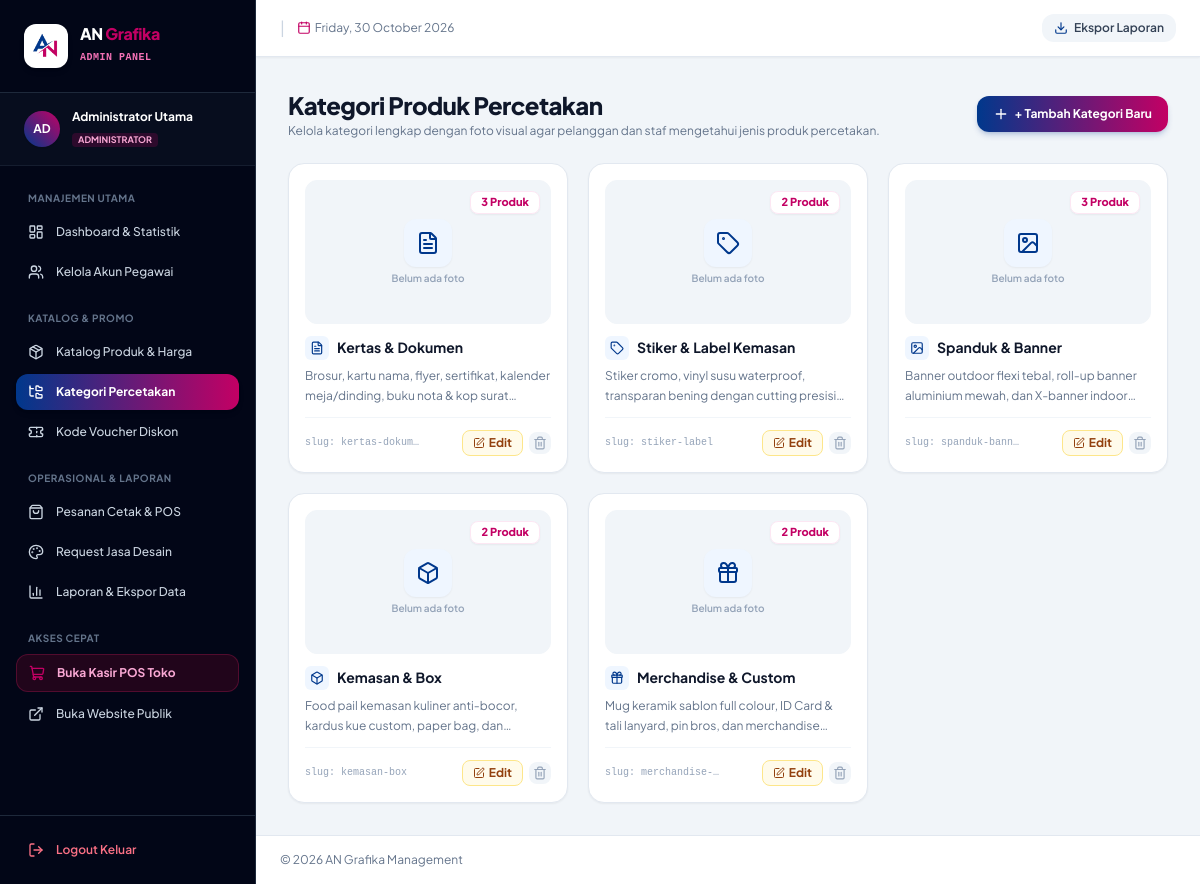
Screenshot of /admin/categories.php (signed in) with the database file from the repository.
### tables this page shows
CREATE TABLE `categories` (
  `id` INT AUTO_INCREMENT PRIMARY KEY,
  `name` VARCHAR(100) NOT NULL,
  `slug` VARCHAR(100) NOT NULL UNIQUE,
  `description` TEXT DEFAULT NULL,
  `icon` VARCHAR(50) DEFAULT 'printer',
  `image` VARCHAR(255) DEFAULT NULL,
  `created_at` DATETIME DEFAULT CURRENT_TIMESTAMP
);

### admin/categories.php (the view, shortened to what this page needs)
<?php
require_once __DIR__ . '/../includes/admin_header.php';
$categories = [];
try {
    $db = getDB();
    $categories = $db->query("SELECT c.*, (SELECT COUNT(*) FROM products WHERE category_id = c.id) as product_count FROM categories c ORDER BY c.id ASC")->fetchAll();
} catch (Exception $e) {
}
?>
<div class="space-y-6">
    <div class="flex flex-col sm:flex-row sm:items-center justify-between gap-4">
        <div>
            <h1 class="text-2xl font-black text-slate-900 tracking-tight">Kategori Produk Percetakan</h1>
            <p class="text-xs text-slate-500 mt-0.5">Kelola kategori lengkap dengan foto visual agar pelanggan dan staf mengetahui jenis produk percetakan.</p>
        </div>
        <button onclick="toggleModal('modal-add-category')" class="inline-flex items-center gap-1.5 px-4 py-2.5 rounded-xl text-xs font-bold text-white bg-gradient-to-r from-[#00388C] to-[#C30064] hover:opacity-95 shadow-md shadow-[#00388C]/20 transition">
            <i data-lucide="plus" class="w-4 h-4"></i>
            <span>+ Tambah Kategori Baru</span>
        </button>
    </div>
    <div class="grid grid-cols-1 md:grid-cols-2 lg:grid-cols-3 xl:grid-cols-4 gap-5">
        <?php foreach ($categories as $cat): ?>
            <div class="bg-white rounded-2xl border border-slate-200 p-4 shadow-sm hover:shadow-md transition flex flex-col justify-between group">
                <div>
                    <div class="h-36 w-full rounded-xl bg-slate-100 border border-slate-100 overflow-hidden relative mb-3 flex items-center justify-center">
                        <?php if (!empty($cat['image']) && file_exists(__DIR__ . '/../' . $cat['image'])): ?>
                            <img src="../<?= htmlspecialchars($cat['image']); ?>" alt="<?= htmlspecialchars($cat['name']); ?>" class="w-full h-full object-cover group-hover:scale-105 transition duration-300">
                        <?php else: ?>
                            <div class="flex flex-col items-center justify-center text-slate-400">
                                <div class="w-12 h-12 rounded-xl bg-blue-50 text-[#00388C] flex items-center justify-center mb-1 shadow-sm">
                                    <i data-lucide="<?= htmlspecialchars($cat['icon'] ?: 'printer'); ?>" class="w-6 h-6"></i>
                                </div>
                                <span class="text-[10px] font-semibold text-slate-400">Belum ada foto</span>
                            </div>
                        <?php endif; ?>
                        <span class="absolute top-2.5 right-2.5 text-[11px] font-black text-[#C30064] bg-white/95 backdrop-blur-sm px-2.5 py-0.5 rounded-lg shadow-sm border border-pink-100">
                            <?= $cat['product_count']; ?> Produk
                        </span>
                    </div>
                    <div class="flex items-center gap-2 mb-1.5">
                        <div class="w-6 h-6 rounded-md bg-blue-50 text-[#00388C] flex items-center justify-center shrink-0">
                            <i data-lucide="<?= htmlspecialchars($cat['icon'] ?: 'printer'); ?>" class="w-3.5 h-3.5"></i>
                        </div>
                        <h3 class="font-bold text-slate-900 text-sm leading-snug"><?= htmlspecialchars($cat['name']); ?></h3>
                    </div>
                    <p class="text-xs text-slate-500 line-clamp-2 mt-1 leading-relaxed"><?= htmlspecialchars($cat['description'] ?: 'Tidak ada deskripsi'); ?></p>
                </div>
                <div class="pt-3 mt-3 border-t border-slate-100 flex items-center justify-between text-xs">
                    <span class="font-mono text-[10px] text-slate-400 truncate max-w-[120px]">slug: <?= htmlspecialchars($cat['slug']); ?></span>
                    <div class="flex items-center gap-1.5">
                        <button type="button" onclick='openEditCatModal(<?= json_encode($cat); ?>)' class="px-2.5 py-1 rounded-lg bg-amber-50 hover:bg-amber-100 text-amber-800 border border-amber-200 font-bold text-xs inline-flex items-center gap-1 transition">
                            <i data-lucide="edit" class="w-3 h-3"></i>
                            <span>Edit</span>
                        </button>
                        <a href="categories.php?delete=<?= $cat['id']; ?>" onclick="return confirm('Hapus kategori ini? Semua produk di dalamnya juga akan terhapus.')" class="p-1 rounded-lg bg-slate-100 hover:bg-rose-50 text-slate-400 hover:text-rose-600 transition" title="Hapus Kategori">
                            <i data-lucide="trash-2" class="w-3.5 h-3.5"></i>
                        </a>
                    </div>
                </div>
            </div>
        <?php endforeach; ?>
    </div>
</div>
<?php require_once __DIR__ . '/../includes/admin_footer.php'; ?>

### includes/admin_header.php (style rules this page uses)
body { font-family: 'Plus Jakarta Sans', sans-serif; }

### rows the page displays
categories: product_count "3", name "Kertas & Dokumen", description "Brosur, kartu nama, flyer, sertifikat, kalender meja/dinding, buku nota & kop…", slug "kertas-dokumen"
categories: product_count "2", name "Stiker & Label Kemasan", description "Stiker cromo, vinyl susu waterproof, transparan bening dengan cutting…", slug "stiker-label"
categories: product_count "3", name "Spanduk & Banner", description "Banner outdoor flexi tebal, roll-up banner aluminium mewah, dan X-banner…", slug "spanduk-banner"
categories: product_count "2", name "Kemasan & Box", description "Food pail kemasan kuliner anti-bocor, kardus kue custom, paper bag,…", slug "kemasan-box"
categories: product_count "2", name "Merchandise & Custom", description "Mug keramik sablon full colour, ID Card & tali lanyard, pin bros, dan…", slug "merchandise-…"

### other values shown
substr($currentUser['name'], 0, 2) "AD"
$currentUser['name'] "Administrator Utama"
